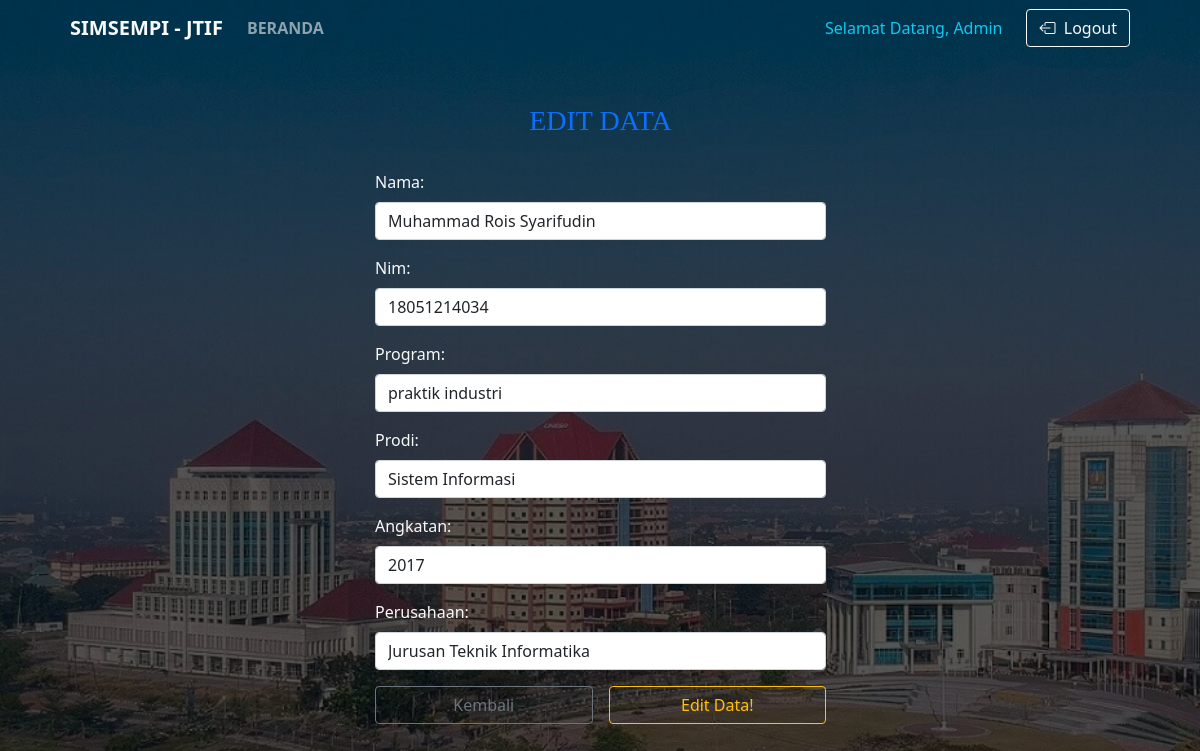
Page /ubahprofileadmin.php?id=9 (signed in) on the committed database.
### tables this page shows
CREATE TABLE `user` (
  `id` int(11) NOT NULL,
  `nim` varchar(11) NOT NULL,
  `nama` varchar(100) NOT NULL,
  `email` varchar(255) NOT NULL,
  `level` enum('admin','mahasiswa','dosen','') NOT NULL,
  `program` varchar(100) NOT NULL,
  `prodi` varchar(100) NOT NULL,
  `angkatan` enum('2017','2018','2019','') NOT NULL,
  `perusahaan` varchar(100) NOT NULL,
  `password` varchar(255) NOT NULL
);

### functions.php (called while the page is built, shortened)
<?php
$db = mysqli_connect("localhost", "root", "", "praktik industri");
function query($query) {
    global $db;
    $result = mysqli_query($db, $query);
    $rows = [];
    while($row = mysqli_fetch_assoc($result)) {
        $rows[] = $row;
    }
    return $rows;
}
?>

### ubahprofileadmin.php (the view, shortened to what this page needs)
<?php
    require 'functions.php';
    $id = $_GET["id"];
    $mhs = query("SELECT * FROM user WHERE id = $id") [0];
    $nim = $_SESSION['nim'];
    $query = "SELECT * FROM user WHERE nim='$nim' ";
    $result = mysqli_query($db, $query);
?>
<!DOCTYPE html>
<html lang="en">
    <head>
        <link rel="stylesheet" type="text/css" href="assets/vendor/bootstrap/css/bootstrap.min.css">
        <link href="https://cdn.jsdelivr.net/npm/bootstrap@5.1.0/dist/css/bootstrap.min.css" rel="stylesheet">
        <link rel="stylesheet" href="https://cdn.jsdelivr.net/npm/bootstrap-icons@1.5.0/font/bootstrap-icons.css">
        <link rel="stylesheet" href="assets/css/style.css">
        <link href="https://unpkg.com/aos@2.3.1/dist/aos.css" rel="stylesheet">
    </head>
    <body class="bg-custom" style="background-image: url('assets/img/unesa.jpg');">
        <div class="container">
            <nav class="navbar sticky-top navbar-expand-lg navbar-transparent navbar-dark">
                <div class="container-fluid">
                    <a class="navbar-brand fw-bold text-light">SIMSEMPI - JTIF</a>
                    <div class="collapse navbar-collapse" id="navbarSupportedContent">
                        <ul class="navbar-nav me-auto mb-2 mb-lg-0 text-uppercase fw-bold">
                            <li class="nav-item">
                                <a class="nav-link" aria-current="page" href="halaman_admin.php">Beranda</a>
                            </li>
                        </ul>
                        <span class="navbar-text mr-4 text-info">Selamat Datang, <?php foreach($result as $name) :?> <?= $name["nama"]; ?> <?php endforeach; ?></span>
                        <a href="#" id="btn-logout" class="btn btn-outline-light" tabindex="-1" role="button" aria-disabled="true"><i class="bi bi-box-arrow-left"></i>&nbsp;&nbsp;Logout</a>
                    </div>
                </div>
            </nav>
            <div class="row justify-content-md-center">
                <div class="col-md-5">
                    <h1 class="text-center text-primary mb-4 mt-4 pt-4 pb-2" data-aos="zoom-in" data-aos-duration="1000">Edit data</h1>
                        <form class="row text-light justify-content-md-center g-3 mb-4 pb-4" action="" method = "post" enctype="multipart/form-data" data-aos="zoom-in" data-aos-duration="500">
                            <div class="col-md-12">
                                <label class="form-label" for="nama">Nama:  </label>
                                <input class="form-control" type="text" name="nama" id="nama" required value="<?= $mhs ["nama"]; ?>">
                            </div>
                            <div class="col-md-12">
                                <label class="form-label" for="nim">Nim:  </label>
                                <input class="form-control" type="text" name="nim" id="nim" required value="<?= $mhs ["nim"]; ?>">
                            </div>
                            <div class="col-md-12">
                                <label class="form-label" for="program">Program:  </label>
                                <input class="form-control" type="text" name="program" id="program" required value="<?= $mhs ["program"]; ?>">
                            </div>
                            <div class="col-md-12">
                                <label class="form-label" for="prodi">Prodi:  </label>
                                <input class="form-control" type="text" name="prodi" id="prodi" required value="<?= $mhs ["prodi"]; ?>">
                            </div>
                            <div class="col-md-12">
                                <label class="form-label" for="angkatan">Angkatan:  </label> <br>
                                <select class="form-control" type="text" name="angkatan" id="angkatan" required value="<?= $mhs ["angkatan"]; ?>">
                                <option value="2017">2017</option>
                                </select>
                            </div>
                            <div class="col-md-12">
                                <label class="form-label" for="perusahaan">Perusahaan:  </label> <br>
                                <input class="form-control" type="text" name="perusahaan" id="perusahaan" required value="<?= $mhs ["perusahaan"]; ?>">
                            </div>
                            <div class="col">
                                <div class="d-grid">
                                    <a href="halaman_admin.php" class="btn btn-outline-secondary" tabindex="-1" role="button" aria-disabled="false">Kembali</a>
                                </div>
                            </div>
                            <div class="col">
                                <div class="d-grid">
                                    <button class="btn btn-outline-warning" type="submit" name="submit">Edit Data!</button>
                                </div>
                            </div>
                        </form>
                    </div>
                </div>
            </div>
    </body>
</html>

### css/style.css (style rules this page uses)
h1 { font-family: Ubuntu-Bold; font-size: 28px; line-height: 1.2; text-transform: uppercase; display: block; }
.bg-custom { width: 100%; display: -webkit-box; display: -webkit-flex; display: -moz-box; display: -ms-flexbox; display: flex; flex-wrap: wrap; justify-content: center; align-items: center; background-repeat: no-repeat; background-position: center; background-attachment:fixed; background-size: cover; position: relative; z-index: 1; }
.bg-custom::before { content: ""; display: block; position: fixed; z-index: -1; width: 100%; height: 100%; top: 0; left: 0; background-color: rgba(0,0,0,0.65); }

### rows in the picture
user: nama "Admin"
user: nama "Muhammad Rois Syarifudin", nim "18051214034", program "praktik industri", prodi "Sistem Informasi", angkatan "2017", perusahaan "Jurusan Teknik Informatika"
